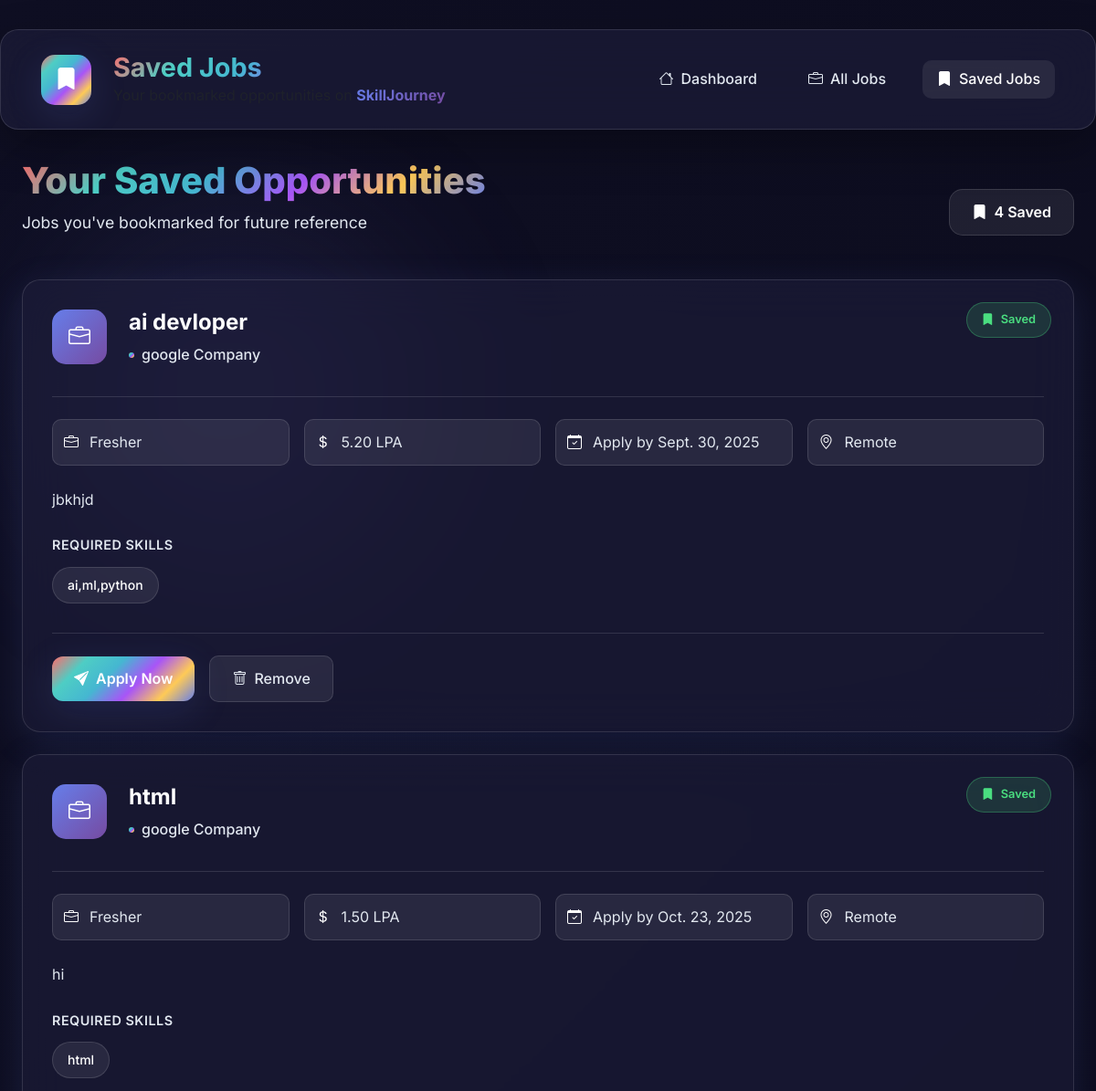
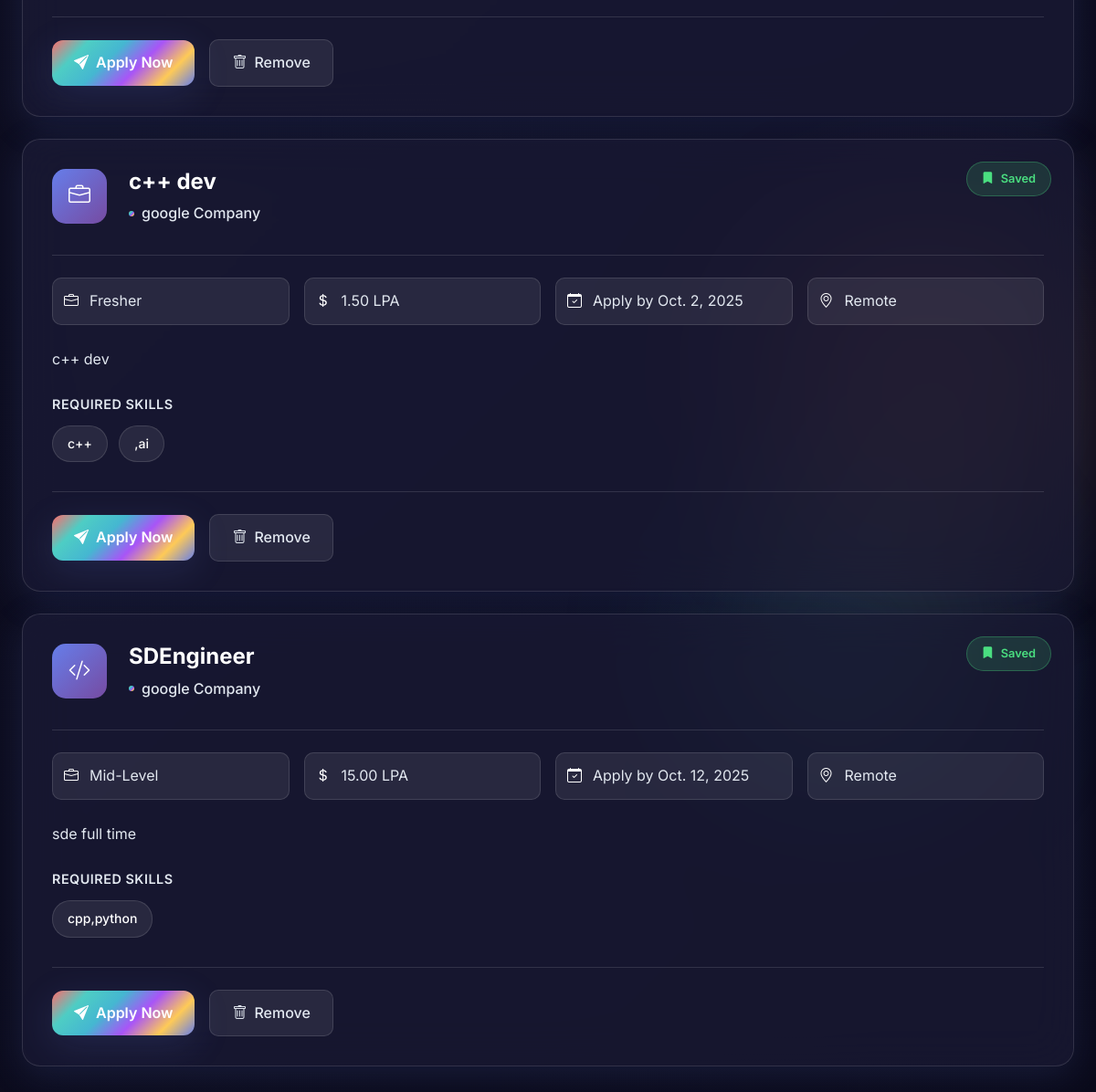
Screenshot of /freelancer/saved-jobs/ (signed in) with the database file from the repository (2 pictures, top to bottom).
### freelancer/models.py (models this page shows, shortened)
class SavedJob(models.Model):
    freelancer = models.ForeignKey(FreelancerProfile, on_delete=models.CASCADE, related_name='saved_jobs')
    job = models.ForeignKey(Job, on_delete=models.CASCADE, related_name='saved_by')
    saved_at = models.DateTimeField(auto_now_add=True)
    class Meta:
        unique_together = ('freelancer', 'job')
        ordering = ['-saved_at']

class Job(models.Model):
    JOB_TYPES = [
        ('full_time', 'Full-time'),
        ('part_time', 'Part-time'),
        ('internship', 'Internship'),
    ]
    recruiter = models.ForeignKey(RecruiterProfile, on_delete=models.CASCADE)
    title = models.CharField(max_length=255)
    description = models.TextField()
    skills_required = models.TextField()
    experience_level = models.CharField(max_length=50)
    salary = models.DecimalField(max_digits=10, decimal_places=2, null=True, blank=True)
    deadline = models.DateField()
    status = models.CharField(max_length=20, default="Open")
    job_type = models.CharField(max_length=20, choices=JOB_TYPES, default='full_time')
    created_at = models.DateTimeField(auto_now_add=True)

class RecruiterProfile(models.Model):
    user = models.OneToOneField(User, on_delete=models.CASCADE)
    company_name = models.CharField(max_length=255)
    company_description = models.TextField(blank=True, null=True)
    phone = models.CharField(max_length=20, blank=True, null=True)
    location = models.CharField(max_length=255, blank=True, null=True)

### freelancer/views.py (the view)
# urls.py: path('freelancer/saved-jobs/', saved_jobs_page, name='saved_jobs'),
@login_required
def saved_jobs_page(request):
    freelancer = get_object_or_404(FreelancerProfile, user=request.user)
    saved_jobs = SavedJob.objects.filter(freelancer=freelancer).select_related('job')
    notifications = Notification.objects.filter(user=request.user).order_by('-created_at')[:5]
    unread_notifications_count = Notification.objects.filter(user=request.user, is_read=False).count()
    return render(request, 'freelancer/saved_jobs.html', {
        'saved_jobs': saved_jobs,
        'notifications': notifications,
        'unread_notifications_count': unread_notifications_count,
    })

### templates/freelancer/saved_jobs.html (shortened to what this page needs)
<!DOCTYPE html>
<html lang="en">
<head>
  <link href="https://cdn.jsdelivr.net/npm/bootstrap@5.3.0/dist/css/bootstrap.min.css" rel="stylesheet">
  <link rel="stylesheet" href="https://cdn.jsdelivr.net/npm/bootstrap-icons@1.11.0/font/bootstrap-icons.css">
  <link rel="stylesheet" href="https://cdnjs.cloudflare.com/ajax/libs/font-awesome/6.4.0/css/all.min.css">
</head>
<body>
    <div class="bg-animation">
        <div class="floating-orb orb-1"></div>
        <div class="floating-orb orb-2"></div>
        <div class="floating-orb orb-3"></div>
    </div>
    <nav class="navbar navbar-light custom-navbar">
        <div class="container-fluid">
            <div class="d-flex align-items-center">
                <div class="nav-brand-container">
                    <div class="animated-logo">
                        <i class="bi bi-bookmark-fill"></i>
                    </div>
                    <div class="nav-text-content">
                        <h3 class="fw-bold mb-0">Saved Jobs</h3>
                        <p class="text-muted mb-0 small welcome-text">Your bookmarked opportunities on <span class="username-highlight">SkillJourney</span></p>
                    </div>
                </div>
            </div>
            <div class="nav-menu">
                <a href="{% url 'freelancer_dashboard' %}" class="nav-link">
                    <i class="bi bi-house"></i> Dashboard
                </a>
                <a href="{% url 'jobs_page' %}" class="nav-link">
                    <i class="bi bi-briefcase"></i> All Jobs
                </a>
                <a href="#" class="nav-link active">
                    <i class="bi bi-bookmark-fill"></i> Saved Jobs
                </a>
            </div>
        </div>
    </nav>
    <div class="content-container">
        <div class="content-header">
            <div>
                <h1>Your Saved Opportunities</h1>
                <p>Jobs you've bookmarked for future reference</p>
            </div>
            <div class="saved-count">
                <i class="bi bi-bookmark-fill"></i> {{ saved_jobs|length }} Saved
            </div>
        </div>
        {% if saved_jobs %}
            {% for saved in saved_jobs %}
            <div class="job-card">
                <div class="saved-badge">
                    <i class="bi bi-bookmark-fill"></i> Saved
                </div>
                <div class="job-header">
                    <div class="job-icon job-icon-{{ saved.job.category|default:'developer'|lower }}">
                        <i class="bi
                            {% if 'developer' in saved.job.title|lower or 'engineer' in saved.job.title|lower %}bi-code-slash
                            {% elif 'design' in saved.job.title|lower %}bi-palette
                            {% elif 'market' in saved.job.title|lower or 'sales' in saved.job.title|lower %}bi-graph-up
                            {% elif 'data' in saved.job.title|lower or 'analyst' in saved.job.title|lower %}bi-bar-chart
                            {% else %}bi-briefcase{% endif %}"></i>
                    </div>
                    <div>
                        <h3 class="job-title">{{ saved.job.title }}</h3>
                        <p class="company-name">{{ saved.job.recruiter.company_name }}</p>
                    </div>
                </div>
                <div class="job-meta">
                    <div class="meta-item">
                        <i class="bi bi-briefcase"></i>
                        <span>{{ saved.job.experience_level }}</span>
                    </div>
                    <div class="meta-item">
                        <i class="bi bi-currency-dollar"></i>
                        <span>{{ saved.job.salary }} LPA</span>
                    </div>
                    <div class="meta-item">
                        <i class="bi bi-calendar-check"></i>
                        <span>Apply by {{ saved.job.deadline }}</span>
                    </div>
                    <div class="meta-item">
                        <i class="bi bi-geo-alt"></i>
                        <span>{{ saved.job.location|default:"Remote" }}</span>
                    </div>
                </div>
                <p class="job-description">{{ saved.job.description }}</p>
                <div class="skills-container">
                    <div class="skills-title">Required Skills</div>
                    {% for skill in saved.job.skills_required.split %}
                    <span class="skill-tag">{{ skill }}</span>
                    {% endfor %}
                </div>
                <div class="job-actions">
                    <a href="{% url 'apply_job' saved.job.id %}" class="btn-apply">
                        <i class="bi bi-send-fill"></i> Apply Now
                    </a>
                    <form method="POST" action="{% url 'toggle_save_job' saved.job.id %}" style="display:inline;">
                        <button type="submit" class="btn-remove">
                            <i class="bi bi-trash"></i> Remove
                        </button>
                    </form>
                </div>
            </div>
            {% endfor %}
        {% endif %}
    </div>
</body>
</html>

### rows the page displays
SavedJob: job "ai devloper", job.recruiter.company_name "google Company", job.experience_level "Fresher", job.salary "5.20", job.deadline "Sept. 30, 2025", job.location "Remote", job.description "jbkhjd"
Job: split "ai,ml,python"
SavedJob: job "html", job.recruiter.company_name "google Company", job.experience_level "Fresher", job.salary "1.50", job.deadline "Oct. 23, 2025", job.location "Remote", job.description "hi"
Job: split "html"
SavedJob: job "c++ dev", job.recruiter.company_name "google Company", job.experience_level "Fresher", job.salary "1.50", job.deadline "Oct. 2, 2025", job.location "Remote", job.description "c++ dev", split "c++" ",ai"
SavedJob: job "SDEngineer", job.recruiter.company_name "google Company", job.experience_level "Mid-Level", job.salary "15.00", job.deadline "Oct. 12, 2025", job.location "Remote", job.description "sde full time"
Job: split "cpp,python"

### other values shown
{{ saved_jobs|length }} "4"
